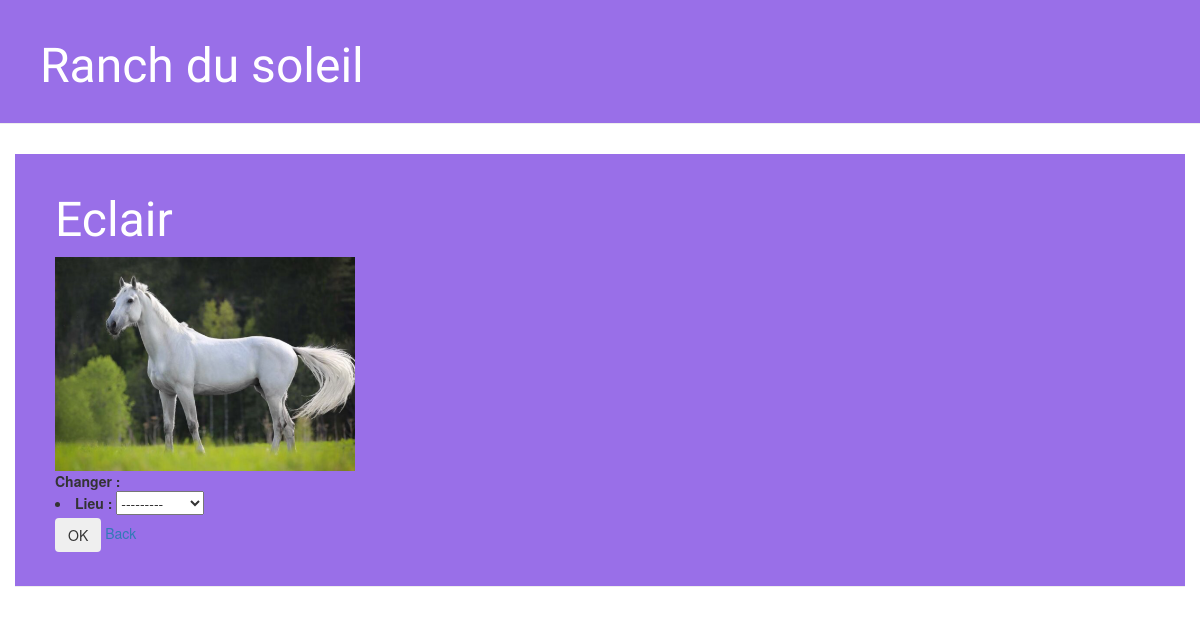
/character/Eclair/, run on the app's committed database.
### playground/models.py (models this page shows, shortened)
class Character(models.Model):
    id_character = models.CharField(max_length=100, primary_key=True)
    etat = models.CharField(max_length=20)
    robe = models.CharField(max_length=20)
    photo = models.ImageField(upload_to='characters/')
    lieu = models.ForeignKey(Equipement, on_delete=models.CASCADE)

### playground/views.py (the view)
# urls.py: path('character/<str:id_character>/', views.character_detail, name='character_detail'),
def character_detail(request, id_character):
    character = get_object_or_404(Character, id_character=id_character)
    ancien_lieu = character.lieu
    if request.method == "POST":
        form = MoveForm(request.POST, instance=character)
        if form.is_valid():
            character = form.save(commit=False)
            if character.lieu.disponibilite == "libre":
                nouveau_lieu = get_object_or_404(Equipement, id_equip=character.lieu.id_equip)
                if nouveau_lieu.id_equip == 'Mangeoire':
                    if character.etat == 'affamé':
                        character.etat = 'repus'
                        ancien_lieu.disponibilite = "libre"
                        ancien_lieu.save()
                        nouveau_lieu.disponibilite = "occupé"
                        nouveau_lieu.save()
                    else:
                        messages.error(request, f"{character.id_character} n'a pas faim!")
                        return redirect('character_detail', id_character=id_character)
                if nouveau_lieu.id_equip == 'Parc':
                    if character.etat == 'endormi':
                        character.etat = 'réveillé'
                        ancien_lieu.disponibilite = "libre"
                        ancien_lieu.save()
                        nouveau_lieu.disponibilite = "occupé"
                        nouveau_lieu.save()
                    else:
                        messages.error(request, f"{character.id_character} n'a pas besoin de se défouler!")
                        return redirect('character_detail', id_character=id_character)
                if nouveau_lieu.id_equip == 'Box':
                    if character.etat == 'repus':
                        character.etat = 'endormi'
                        ancien_lieu.disponibilite = "libre"
                        ancien_lieu.save()
                    else:
                        messages.error(request, f"{character.id_character} n'est pas repus!")
                        return redirect('character_detail', id_character=id_character)
                if nouveau_lieu.id_equip == 'Manège':
                    if character.etat == 'réveillé':
                        character.etat = 'affamé'
                        ancien_lieu.disponibilite = "libre"
                        ancien_lieu.save()
                        nouveau_lieu.disponibilite = "occupé"
                        nouveau_lieu.save()
                    else:
                        messages.error(request, f"{character.id_character} n'est pas pret pour un cours!")
                        return redirect('character_detail', id_character=id_character)
                character.save()
                messages.success(request, f"{character.id_character} a été déplacé avec succès!")
                return redirect('character_detail', id_character=id_character)
            else:
                messages.error(request, f"Le lieu {character.lieu.id_equip} est déjà occupé. Impossible de déplacer le personnage.")
                return redirect('character_detail', id_character=id_character)
    else:
        form = MoveForm()
    return render(request, 'playground/character_detail.html', {
        'character': character,
        'lieu': character.lieu,
        'form': form,
    })

### playground/forms.py
class MoveForm(forms.ModelForm):
    class Meta:
        model = Character
        fields = ('lieu',)

### playground/models.py (called while the page is built)
    def __str__(self):
        return self.id_equip

### playground/templates/playground/character_detail.html (shortened to what this page needs)
{% extends 'playground/base.html' %}
{% load static %}
{% block content %}
<div class="page-header">
    <h1>
        <a href="/">{{ character.id_character }}</a>
    </h1>
    <img src="{{ character.photo.url }}" alt="Photo" style="width:300px;height:auto;">
    <form method="POST" class="post-form">{% csrf_token %}
        <b> Changer : </b> {{ form.as_ul }}
        <button type="submit" class="btn btn-outline-light">OK</button>
        <a href="{% url 'character_list' %}">Back</a>
    </form>
    </div>
{% endblock %}

### playground/static/css/playground.css (style rules this page uses)
.page-header { background-color: #996fe8; margin-top: 0; margin-bottom: 30px; padding: 20px 20px 20px 40px; }
.page-header h1, .page-header h1 a, .page-header h1 a:visited, .page-header h1 a:active { color: #ffffff; font-size: 36pt; text-decoration: none; }
h1, h2, h3, h4 { font-family: "Henny Penny"; }

### data on the page
Character: id_character "Eclair", photo (picture)
